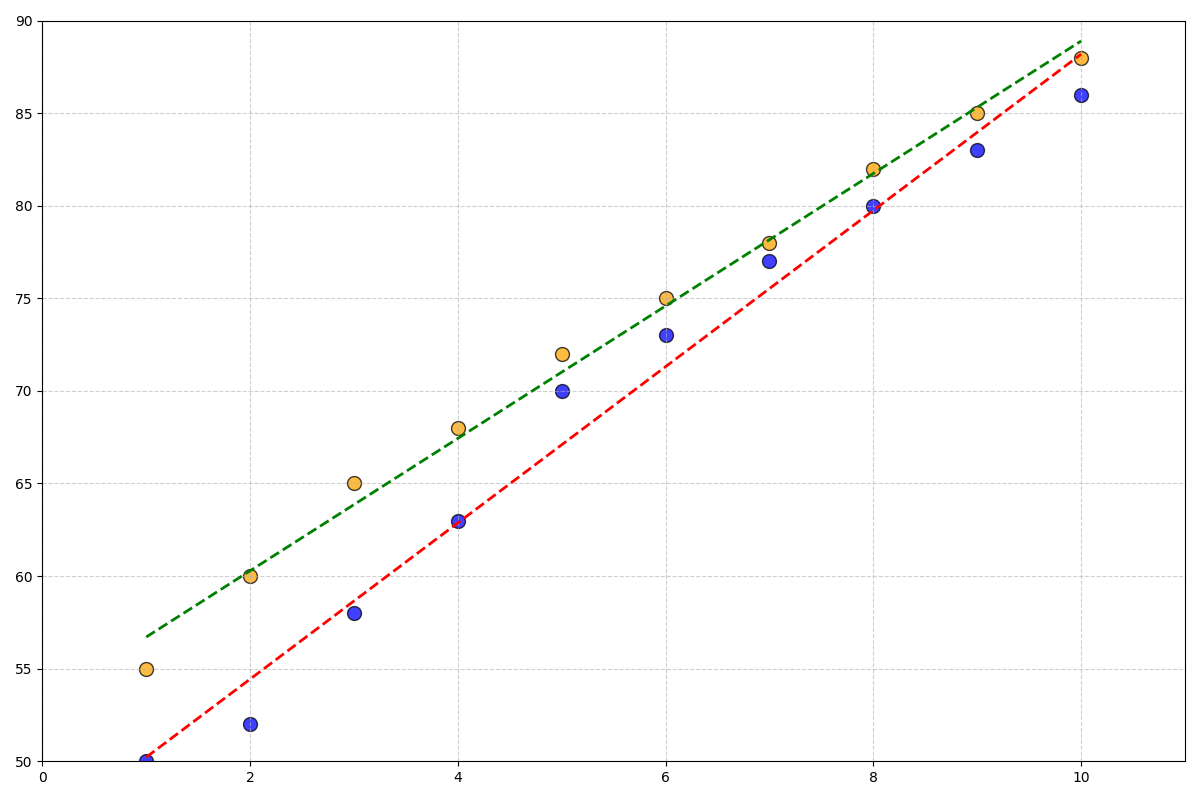

The Python source for this figure:
import matplotlib.pyplot as plt
import numpy as np

exercise_hours = np.array([1, 2, 3, 4, 5, 6, 7, 8, 9, 10])
happiness_scores = np.array([55, 60, 65, 68, 72, 75, 78, 82, 85, 88])

exercise_hours_group2 = np.array([1, 2, 3, 4, 5, 6, 7, 8, 9, 10])
happiness_scores_group2 = np.array([50, 52, 58, 63, 70, 73, 77, 80, 83, 86])

plt.figure(figsize=(12, 8))

plt.scatter(exercise_hours, happiness_scores, color='orange', s=100, alpha=0.75, edgecolor='black')
plt.scatter(exercise_hours_group2, happiness_scores_group2, color='blue', s=100, alpha=0.75, edgecolor='black')

coefficients_group1 = np.polyfit(exercise_hours, happiness_scores, 1)
poly_group1 = np.poly1d(coefficients_group1)
coefficients_group2 = np.polyfit(exercise_hours_group2, happiness_scores_group2, 1)
poly_group2 = np.poly1d(coefficients_group2)

x_fit = np.linspace(1, 10, 100)
y_fit_group1 = poly_group1(x_fit)
y_fit_group2 = poly_group2(x_fit)

plt.plot(x_fit, y_fit_group1, color='green', linestyle='--', linewidth=2)
plt.plot(x_fit, y_fit_group2, color='red', linestyle='--', linewidth=2)

plt.xlim(0, 11)
plt.ylim(50, 90)

plt.grid(True, linestyle='--', alpha=0.6)
plt.tight_layout()

plt.show()
